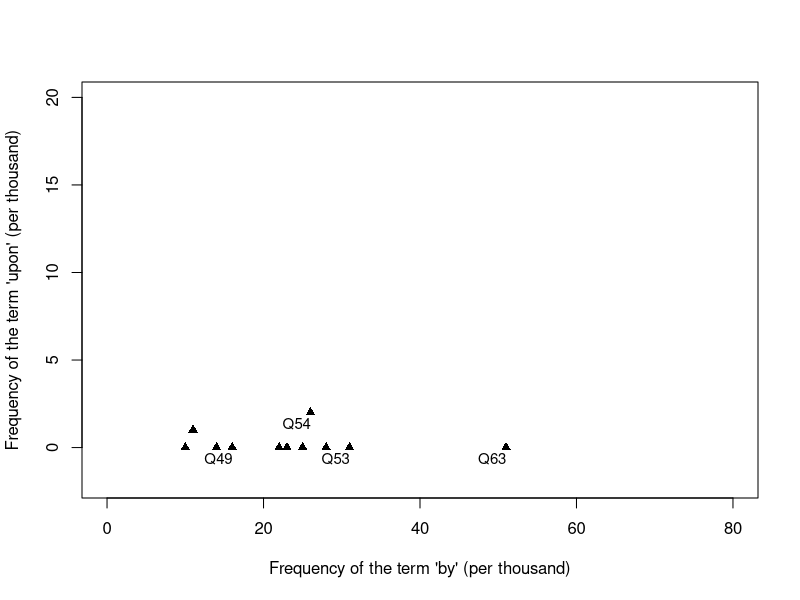

Here is the R script that generated this plot:
# 
# Example for naïve Bayes strategy with the Federalist Papers
# See Section 6.5.2
#
#  Federalist example: Instance-based model
#
dat <- read.table("./Data/FederalistFreqMixedWoJay.txt", header=T, row.names=1)
dim(dat)
decIndex  <- dim(dat)[2]
predIndex <- decIndex - 1
# View some examples
dat[c(1, 51, 52, 65, 66, 77), c(1:decIndex)]
#
# Plot the points
#
# par(mar=c(4.1, 4.1, 2.1, 1.1))  # Modify the margins (bottom, left, top, right)
af1 <- 1; af2 <- 2
plot(dat[1:65, af1], dat[1:65, af2],
     xlim = c(0, 80), ylim = c(-2, 20),
     xlab = "Frequency of the term 'by' (per thousand)",
     ylab = "Frequency of the term 'upon' (per thousand)", 
     pch = c(19, 15)[dat[1:65,decIndex]],
     col = c("red", "blue")[dat[1:65,decIndex]])
# And the disputed papers
points(dat[66:77, af1], dat[66:77, af2], pch = 17, col = "black")
#
# Text for only four selected points
#
somePoints <- c(66, 70, 71, 77)
text(dat[somePoints,af1], dat[somePoints,af2], adj = c(1, 1.5),
     cex=0.9, labels=row.names(dat)[somePoints], col = "black")
#
# Split the dataset into a training and a test set
dat.train <- dat[1:65,]
dat.train.labels <- dat[1:65, decIndex]
dat.test<- dat[66:77, 1:predIndex]
dat.test.labels <- dat[66:77, decIndex]
#
# Load the library
library(e1071)
options(digits=3)
#
# Naive Bayes
#
NB.mod1 <- naiveBayes(decision~., data=dat.train)
pred1 <- predict(NB.mod1, dat.test)
pred1
sum(pred1 == dat.test.labels)
table(pred1, dat.test.labels)
#
# With Laplace smoothing
#
NB.mod2 <- naiveBayes(decision ~., data=dat.train, laplace = 1)
pred2 <- predict(NB.mod2, dat.test)
sum(pred2 == dat.test.labels)
#
# View inside the generated model
#
NB.mod1

dat[1,]
selH <- dat$decision == "H"
selM <- dat.train.labels == "M"
sum(dat[,1])
mean(dat[selH,1]); sd(dat[selH,1])
mean(dat[selM,1]); sd(dat[selM,1])

